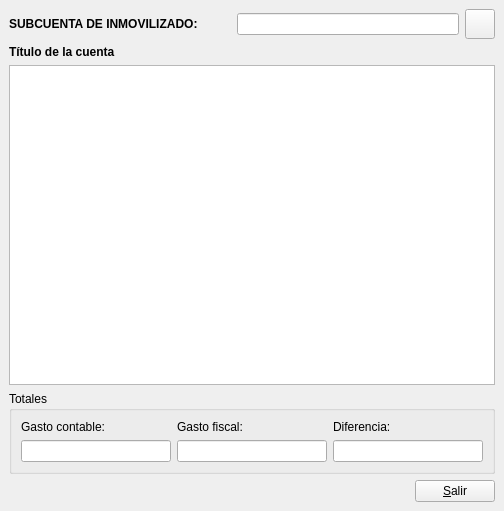
<?xml version="1.0" encoding="UTF-8"?>
<ui version="4.0">
 <author>José Manuel Díez Botella</author>
 <class>hcoamort</class>
 <widget class="QDialog" name="hcoamort">
  <property name="geometry">
   <rect>
    <x>0</x>
    <y>0</y>
    <width>504</width>
    <height>511</height>
   </rect>
  </property>
  <property name="windowTitle">
   <string>Histórico de diferencias en amortizaciones</string>
  </property>
  <layout class="QVBoxLayout">
   <property name="spacing">
    <number>6</number>
   </property>
   <property name="leftMargin">
    <number>9</number>
   </property>
   <property name="topMargin">
    <number>9</number>
   </property>
   <property name="rightMargin">
    <number>9</number>
   </property>
   <property name="bottomMargin">
    <number>9</number>
   </property>
   <item>
    <layout class="QHBoxLayout">
     <property name="spacing">
      <number>6</number>
     </property>
     <property name="leftMargin">
      <number>0</number>
     </property>
     <property name="topMargin">
      <number>0</number>
     </property>
     <property name="rightMargin">
      <number>0</number>
     </property>
     <property name="bottomMargin">
      <number>0</number>
     </property>
     <item>
      <widget class="QLabel" name="textLabel1">
       <property name="sizePolicy">
        <sizepolicy hsizetype="Expanding" vsizetype="Preferred">
         <horstretch>0</horstretch>
         <verstretch>0</verstretch>
        </sizepolicy>
       </property>
       <property name="text">
        <string>&lt;b&gt;SUBCUENTA DE INMOVILIZADO:&lt;/b&gt;</string>
       </property>
       <property name="alignment">
        <set>Qt::AlignVCenter</set>
       </property>
       <property name="wordWrap">
        <bool>false</bool>
       </property>
      </widget>
     </item>
     <item>
      <widget class="QLineEdit" name="subcuentalineEdit">
       <property name="sizePolicy">
        <sizepolicy hsizetype="Expanding" vsizetype="Fixed">
         <horstretch>0</horstretch>
         <verstretch>0</verstretch>
        </sizepolicy>
       </property>
       <property name="maxLength">
        <number>40</number>
       </property>
      </widget>
     </item>
     <item>
      <widget class="QPushButton" name="buscapushButton">
       <property name="minimumSize">
        <size>
         <width>30</width>
         <height>30</height>
        </size>
       </property>
       <property name="maximumSize">
        <size>
         <width>30</width>
         <height>30</height>
        </size>
       </property>
       <property name="text">
        <string/>
       </property>
       <property name="icon">
        <iconset resource="keme.qrc">
         <normaloff>:/iconos/graf/viewer.xpm</normaloff>:/iconos/graf/viewer.xpm</iconset>
       </property>
       <property name="autoDefault">
        <bool>false</bool>
       </property>
      </widget>
     </item>
    </layout>
   </item>
   <item>
    <widget class="QLabel" name="titulotextLabel">
     <property name="text">
      <string>&lt;b&gt;Título de la cuenta&lt;/b&gt;</string>
     </property>
     <property name="wordWrap">
      <bool>false</bool>
     </property>
    </widget>
   </item>
   <item>
    <widget class="QTableWidget" name="tablahcoamort"/>
   </item>
   <item>
    <widget class="QGroupBox" name="groupBox">
     <property name="title">
      <string>Totales</string>
     </property>
     <layout class="QVBoxLayout">
      <property name="spacing">
       <number>6</number>
      </property>
      <property name="leftMargin">
       <number>9</number>
      </property>
      <property name="topMargin">
       <number>9</number>
      </property>
      <property name="rightMargin">
       <number>9</number>
      </property>
      <property name="bottomMargin">
       <number>9</number>
      </property>
      <item>
       <layout class="QHBoxLayout">
        <property name="spacing">
         <number>6</number>
        </property>
        <property name="leftMargin">
         <number>0</number>
        </property>
        <property name="topMargin">
         <number>0</number>
        </property>
        <property name="rightMargin">
         <number>0</number>
        </property>
        <property name="bottomMargin">
         <number>0</number>
        </property>
        <item>
         <layout class="QVBoxLayout">
          <property name="spacing">
           <number>6</number>
          </property>
          <property name="leftMargin">
           <number>0</number>
          </property>
          <property name="topMargin">
           <number>0</number>
          </property>
          <property name="rightMargin">
           <number>0</number>
          </property>
          <property name="bottomMargin">
           <number>0</number>
          </property>
          <item>
           <widget class="QLabel" name="textLabel1_2">
            <property name="text">
             <string>Gasto contable:</string>
            </property>
            <property name="wordWrap">
             <bool>false</bool>
            </property>
           </widget>
          </item>
          <item>
           <widget class="QLineEdit" name="contablelineEdit">
            <property name="alignment">
             <set>Qt::AlignRight</set>
            </property>
           </widget>
          </item>
         </layout>
        </item>
        <item>
         <layout class="QVBoxLayout">
          <property name="spacing">
           <number>6</number>
          </property>
          <property name="leftMargin">
           <number>0</number>
          </property>
          <property name="topMargin">
           <number>0</number>
          </property>
          <property name="rightMargin">
           <number>0</number>
          </property>
          <property name="bottomMargin">
           <number>0</number>
          </property>
          <item>
           <widget class="QLabel" name="textLabel2">
            <property name="text">
             <string>Gasto fiscal:</string>
            </property>
            <property name="wordWrap">
             <bool>false</bool>
            </property>
           </widget>
          </item>
          <item>
           <widget class="QLineEdit" name="fiscallineEdit">
            <property name="alignment">
             <set>Qt::AlignRight</set>
            </property>
           </widget>
          </item>
         </layout>
        </item>
        <item>
         <layout class="QVBoxLayout">
          <property name="spacing">
           <number>6</number>
          </property>
          <property name="leftMargin">
           <number>0</number>
          </property>
          <property name="topMargin">
           <number>0</number>
          </property>
          <property name="rightMargin">
           <number>0</number>
          </property>
          <property name="bottomMargin">
           <number>0</number>
          </property>
          <item>
           <widget class="QLabel" name="textLabel3">
            <property name="text">
             <string>Diferencia:</string>
            </property>
            <property name="wordWrap">
             <bool>false</bool>
            </property>
           </widget>
          </item>
          <item>
           <widget class="QLineEdit" name="diferencialineEdit">
            <property name="alignment">
             <set>Qt::AlignRight</set>
            </property>
           </widget>
          </item>
         </layout>
        </item>
       </layout>
      </item>
     </layout>
    </widget>
   </item>
   <item>
    <layout class="QHBoxLayout">
     <property name="spacing">
      <number>6</number>
     </property>
     <property name="leftMargin">
      <number>0</number>
     </property>
     <property name="topMargin">
      <number>0</number>
     </property>
     <property name="rightMargin">
      <number>0</number>
     </property>
     <property name="bottomMargin">
      <number>0</number>
     </property>
     <item>
      <spacer>
       <property name="orientation">
        <enum>Qt::Horizontal</enum>
       </property>
       <property name="sizeHint" stdset="0">
        <size>
         <width>40</width>
         <height>20</height>
        </size>
       </property>
      </spacer>
     </item>
     <item>
      <widget class="QPushButton" name="SalirpushButton">
       <property name="text">
        <string>&amp;Salir</string>
       </property>
       <property name="shortcut">
        <string>Alt+S</string>
       </property>
       <property name="autoDefault">
        <bool>false</bool>
       </property>
      </widget>
     </item>
    </layout>
   </item>
  </layout>
 </widget>
 <layoutdefault spacing="6" margin="11"/>
 <resources>
  <include location="keme.qrc"/>
 </resources>
 <connections>
  <connection>
   <sender>SalirpushButton</sender>
   <signal>clicked()</signal>
   <receiver>hcoamort</receiver>
   <slot>accept()</slot>
   <hints>
    <hint type="sourcelabel">
     <x>20</x>
     <y>20</y>
    </hint>
    <hint type="destinationlabel">
     <x>20</x>
     <y>20</y>
    </hint>
   </hints>
  </connection>
 </connections>
</ui>
